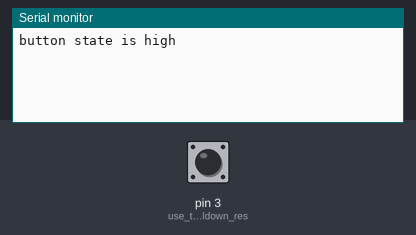
The sketch below on a simulated Arduino Uno, built with avr-gcc and run on an emulated ATmega328P. Parts: the last lines printed to the serial monitor. The test bench sets the inputs (shaded band); at power-on: pin 3 (use_this_for_pulldown_res) HIGH.

Above: at 1.2 s.
1.3 s: pin 3 (use_this_for_pulldown_res) pulled LOW for 0.15 s
At 1.43 s:
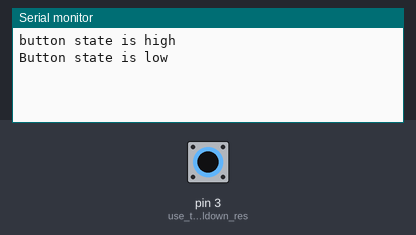
At 2.8 s:
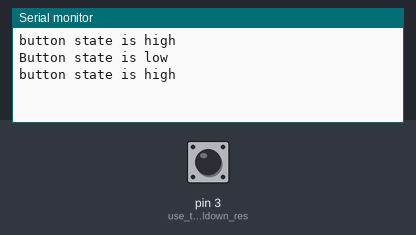

The sketch:

ButtonDebounce.ino
```cpp
/*
    Minimal state change detection on button

     created 16 Feb 2020
     by Tom Igoe
*/

// state of the button last time through the loop:
int lastButtonState = LOW;
// debounce delay should be short, typically less than 10ms:
int debounceDelay = 4;

void setup() {
  // initialize serial communication:
  Serial.begin(9600);
  // wait until the serial monitor is open:
  while (!Serial);

  // set the pinMode for your pushbutton:
 // pinMode(3, INPUT);    // use this for pulldown resistor configuration
    pinMode(3, INPUT_PULLUP);    // use this for internal pullup resistor configuration

}

void loop() {
  // read the button:
  int buttonState = digitalRead(3);
  if (buttonState != lastButtonState) {
    // if your button is noisy, it'll change state several times
    // while you're pressing it. Putting in a short delay
    // after the initial check will fix this:
    delay(debounceDelay);
    // a button using pullups will go LOW when pressed, high when unpressed
    // a button using pulldowns will do the reverse:
    if (buttonState == HIGH) {
      Serial.println("button state is high");
    } else {
      Serial.println("Button state is low");
    }
    // save the current button state for comparison next time:
    lastButtonState = buttonState;
  }
}
```

Measured:
- after the input at 1.3 s, the serial monitor: prints a new line at once (image 1)
